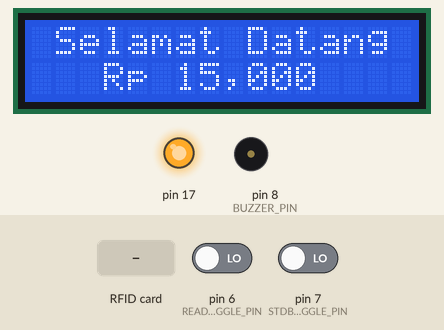
Simulated run of this sketch. Board: Arduino Leonardo, built with avr-gcc and run on an emulated ATmega32U4. Parts: 16×2 character LCD, output pins drawn as LEDs (lit = HIGH), buzzer (waves = sounding, pin HIGH). The inputs (shaded band) are chosen by the test bench; at power-on: pin 6 (READY_TOGGLE_PIN) LOW, pin 7 (STDBY_TOGGLE_PIN) LOW. What the sketch prints to the serial monitor is not drawn.

Above: at 1.4 s.
1.5 s: RFID card 5E 7A 19 C4 held to the reader
At 2.6 s:
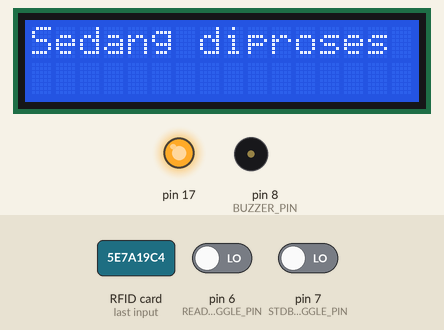
3.1 s: pin 6 (READY_TOGGLE_PIN) driven HIGH
At 4.7 s:
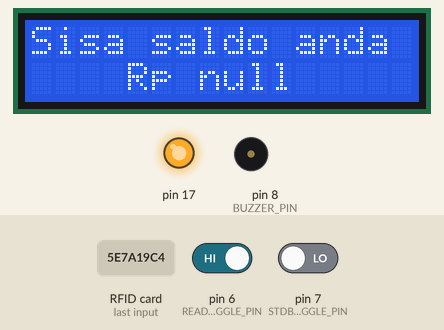
Timing chart, 0 to 6.2 s (numbered marks = the images above; inputs shaded):
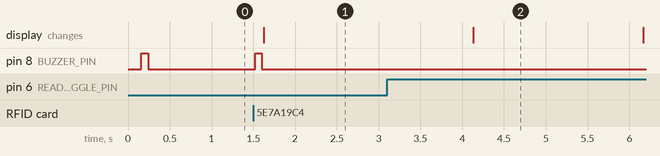

Measured:
- after the input at 1.5 s, pin 8 (BUZZER_PIN): LOW → HIGH at once, → LOW 0.08 s later; the display: changes after 0.13 s (image 1)
- after the input at 3.1 s, the display: changes after 1.0 s (image 2)

The sketch:

arduino_rfid_esp8266.ino
```cpp
/*
 * ----------------------------------------------------------------------------
 * This is a MFRC522 library example; see https://github.com/miguelbalboa/rfid
 * for further details and other examples.
 *
 * NOTE: The library file MFRC522.h has a lot of useful info. Please read it.
 *
 * Released into the public domain.
 * ----------------------------------------------------------------------------
 * Example sketch/program which will try the most used default keys listed in
 * https://code.google.com/p/mfcuk/wiki/MifareClassicDefaultKeys to dump the
 * block 0 of a MIFARE RFID card using a RFID-RC522 reader.
 *
 * Typical pin layout used:
 * -----------------------------------------------------------------------------------------
 *             MFRC522      Arduino       Arduino   Arduino    Arduino          Arduino
 *             Reader/PCD   Uno           Mega      Nano v3    Leonardo/Micro   Pro Micro
 * Signal      Pin          Pin           Pin       Pin        Pin              Pin
 * -----------------------------------------------------------------------------------------
 * RST/Reset   RST          9             5         D9         RESET/ICSP-5     RST
 * SPI SS      SDA(SS)      10            53        D10        10               10
 * SPI MOSI    MOSI         11 / ICSP-4   51        D11        ICSP-4           16
 * SPI MISO    MISO         12 / ICSP-1   50        D12        ICSP-1           14
 * SPI SCK     SCK          13 / ICSP-3   52        D13        ICSP-3           15
 *
 */

#include <ArduinoJson.h>
#include <SoftwareSerial.h>
#include <SPI.h>
#include <MFRC522.h>
#include <Wire.h>
#include <LCD.h>
#include <LiquidCrystal_I2C.h>

volatile bool readCard = false;
volatile bool hasStdby = false;

#define RST_PIN             9           // Configurable, see typical pin layout above
#define SS_PIN              10          // Configurable, see typical pin layout above
#define BUZZER_PIN          8
#define STDBY_TOGGLE_PIN    7
#define READY_TOGGLE_PIN    6
#define SUCCESS             0
#define STD_BY              2
#define FAIL_REPETITION     4

#define I2C_ADDR    0x27  // Define I2C Address for the PCF8574T
//---(Following are the PCF8574 pin assignments to LCD connections )----
// This are different than earlier/different I2C LCD displays
#define BACKLIGHT_PIN     3
#define En_pin  2
#define Rw_pin  1
#define Rs_pin  0
#define D4_pin  4
#define D5_pin  5
#define D6_pin  6
#define D7_pin  7

#define  LED_OFF  1
#define  LED_ON  0

//LCD_I2C lcd = LCD_I2C(0x27,2,16);             // Number of lines and i2c address of the display
LiquidCrystal_I2C  lcd(I2C_ADDR,En_pin,Rw_pin,Rs_pin,D4_pin,D5_pin,D6_pin,D7_pin);

MFRC522 mfrc522(SS_PIN, RST_PIN);   // Create MFRC522 instance.
uint8_t calcStartIndex(uint8_t strLength, uint8_t lcdCol = 16);
String lcdAlignString(String str);
void lcd_homescreen(void);
void ringBuzzer(uint8_t);
void (*resetFunc)(void) = 0;

// Number of known default keys (hard-coded)
// NOTE: Synchronize the NR_KNOWN_KEYS define with the defaultKeys[] array
#define NR_KNOWN_KEYS   8
// Known keys, see: https://code.google.com/p/mfcuk/wiki/MifareClassicDefaultKeys
byte knownKeys[NR_KNOWN_KEYS][MFRC522::MF_KEY_SIZE] =  {
    {0xff, 0xff, 0xff, 0xff, 0xff, 0xff}, // FF FF FF FF FF FF = factory default
    {0xa0, 0xa1, 0xa2, 0xa3, 0xa4, 0xa5}, // A0 A1 A2 A3 A4 A5
    {0xb0, 0xb1, 0xb2, 0xb3, 0xb4, 0xb5}, // B0 B1 B2 B3 B4 B5
    {0x4d, 0x3a, 0x99, 0xc3, 0x51, 0xdd}, // 4D 3A 99 C3 51 DD
    {0x1a, 0x98, 0x2c, 0x7e, 0x45, 0x9a}, // 1A 98 2C 7E 45 9A
    {0xd3, 0xf7, 0xd3, 0xf7, 0xd3, 0xf7}, // D3 F7 D3 F7 D3 F7
    {0xaa, 0xbb, 0xcc, 0xdd, 0xee, 0xff}, // AA BB CC DD EE FF
    {0x00, 0x00, 0x00, 0x00, 0x00, 0x00}  // 00 00 00 00 00 00
};

SoftwareSerial Serial1 = SoftwareSerial(A0,A1);
String clean_res = "";
char cTmp;

/*
 * Initialize.
 */
void setup() {

    lcd.begin(16,2);               // initialize the lcd

    lcd.setBacklightPin(BACKLIGHT_PIN,POSITIVE);
    lcd.setBacklight(HIGH);

    lcd_homescreen();

    pinMode(STDBY_TOGGLE_PIN, INPUT);
    pinMode(READY_TOGGLE_PIN, INPUT);
    if(digitalRead(STDBY_TOGGLE_PIN) == HIGH){
        hasStdby = true;
    }

    Serial.begin(115200);         // Initialize serial communications with the PC
    while (!Serial);            // Do nothing if no serial port is opened (added for Arduinos based on ATMEGA32U4)
    Serial1.begin(19200);
    //Serial1.setTimeout(3000);
    SPI.begin();                // Init SPI bus
    mfrc522.PCD_Init();         // Init MFRC522 card

    Serial.print("Ver: 0x");
    byte readReg = mfrc522.PCD_ReadRegister(mfrc522.VersionReg);
    Serial.println(readReg, HEX);

    pinMode(BUZZER_PIN, OUTPUT);
    ringBuzzer(0);
}

/*
 * Helper routine to dump a byte array as hex values to Serial.
 */
void dump_byte_array(byte *buffer, byte bufferSize) {
    for (byte i = 0; i < bufferSize; i++) {
        clean_res += String(buffer[i], HEX);
    }
}

void ringBuzzer(uint8_t mode = 1){

  if(mode == SUCCESS){
    digitalWrite(BUZZER_PIN, HIGH);
    delay(80);
    digitalWrite(BUZZER_PIN, LOW);
  }
  else if(mode == STD_BY){

    for(uint8_t iLoop = 0; iLoop < 2; iLoop++){

      digitalWrite(BUZZER_PIN, HIGH);
      delay(60);
      digitalWrite(BUZZER_PIN, LOW);
      delay(60);
    }

    delay(3000);
  }
  else{
    for(uint8_t iLoop = 0; iLoop < FAIL_REPETITION; iLoop++){

      digitalWrite(BUZZER_PIN, HIGH);
      delay(25);
      digitalWrite(BUZZER_PIN, LOW);
      delay(25);
    }
  }
}

/*
 * Main loop.
 */
void loop() {

    if( hasStdby ){
        ringBuzzer(STD_BY);
    }

    // Look for new cards
    if ( ! mfrc522.PICC_IsNewCardPresent())
        return;

    // Select one of the cards
    if ( ! mfrc522.PICC_ReadCardSerial())
        return;

    clean_res = "";
    ringBuzzer(SUCCESS);
    dump_byte_array(mfrc522.uid.uidByte, mfrc522.uid.size);
    Serial.print("@");
    Serial.println(clean_res);

    Serial1.print("@");
    Serial1.println(clean_res);

    Serial.println("Processing");

    lcd.home();
    lcd.clear();
    lcd.print(lcdAlignString("Sedang diproses"));
    while(digitalRead(READY_TOGGLE_PIN) != HIGH){
        ;
    };

    clean_res = Serial1.readString();

    StaticJsonBuffer<160> jsonBuffer;
    JsonObject &jsonObject = jsonBuffer.parseObject(clean_res);
    String msg;
    uint8_t error = jsonObject["error"];
    String cr = jsonObject["cr"];

    lcd.home();
    lcd.clear();

    if( error != 0 ){
        msg = lcdAlignString("Error INET");
        lcd.print(msg);
    }
    else{
        if( cr.length() == 0){
            msg = lcdAlignString("Error CR");
            lcd.print(msg);
        }
        else{
            msg = lcdAlignString("Sisa saldo anda");
            lcd.print(msg);
            msg = lcdAlignString("Rp " + cr);
            Serial.println(msg);
            lcd.setCursor(0,1);
            lcd.print(msg);
        }
    }

    Serial.println(clean_res);
    Serial.println("Ready");
    delay(2000);

    lcd_homescreen();
    //resetFunc();
}

void lcd_homescreen(void){
    lcd.clear();
    lcd.home();
    lcd.print( lcdAlignString("Selamat Datang"));
    lcd.setCursor(0,1);
    lcd.print("   Rp 15,000    ");
}

uint8_t calcStartIndex(uint8_t strLength, uint8_t lcdCol ){
    uint8_t tmp = ((lcdCol - strLength) / 2) ;
    return tmp;
}

String lcdAlignString(String str){
    String tmp;
    uint8_t idx = calcStartIndex( str.length() );

    for(int i=0; i < idx; i++){
        tmp += " ";
    }

    tmp += str;

    return tmp;
}
```
